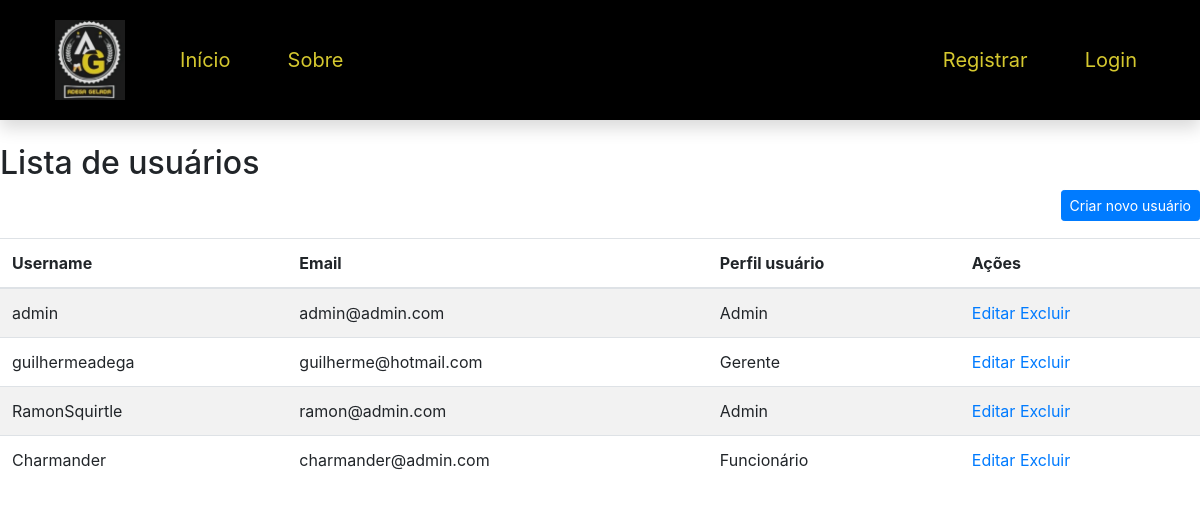
/users/, run on the app's committed database.
### usuarios/models.py (models this page shows)
class CustomUser(AbstractUser):
    USER_TYPES = (
        ('ADMIN', 'Admin'),
        ('GERENTE', 'Gerente'),
        ('FUNCIONARIO', 'Funcionário'),
    )
    user_type = models.CharField(max_length=17, choices=USER_TYPES, default='FUNCIONARIO',verbose_name="Perfil de usuário")

### usuarios/views.py (the view)
# urls.py: path('users/', UserListView.as_view(), name='user_list'),
class UserListView(ListView):
    model = CustomUser
    template_name = 'listar_usuarios.html'

### usuarios/templates/listar_usuarios.html
{% extends 'base.html' %}
{% block content %}
<br>
<h2>Lista de usuários</h2>
<a href="{% url 'user_create' %}" class="btn btn-primary btn-sm float-right">Criar novo usuário</a>
<br><br>
<table class="table table-striped table-hover table-condensed">
  <thead>
    <tr>
      <th>Username</th>
      <th>Email</th>
      <th>Perfil usuário</th>
      <th>Ações</th>
    </tr>
  </thead>
  <tbody>
    {% for user in object_list %}
    <tr>
      <td>{{ user.username }}</td>
      <td>{{ user.email }}</td>
      <td>{{ user.get_user_type_display }}</td>
      <td>
        <a href="{% url 'user_update' user.pk %}">Editar</a>
        <a href="{% url 'user_delete' user.pk %}">Excluir</a>
      </td>
    </tr>
    {% endfor %}
  </tbody>
</table>
{% endblock %}

### templates/base.html (shortened to what this page needs)
<!DOCTYPE html>
{% load static %}
<html lang="pt-br">
<head>
    <link href="{% static 'css/bootstrap.min.css' %}" rel="stylesheet">
    <link href="{% static 'css/font-awesome.min.css' %}" rel="stylesheet">
    <link href="{% static 'css/adega.css' %}" rel="stylesheet">
</head>
<body>
    {% block menu %}
    <nav class="navbar navbar-expand-lg navbar-dark bg-ifpr font-125 shadow">
        <div class="container">
            <a class="navbar-brand" href="#">
                <img src="{% static 'img/logo.png' %}" height="80" alt="">
            </a>
            <div class="collapse navbar-collapse" id="navbarNavDropdown">
                <ul class="navbar-nav mr-auto">
                    <li class="nav-item">
                        <a class="nav-link" href="{% url 'index' %}">
                           <i class="fa fa-home" aria-hidden="true"></i>
                            Início
                        </a>
                    </li>
                    <li class="nav-item ">
                        <a class="nav-link" href="#">
                            <i class="fa fa-info-circle" aria-hidden="true"></i>
                            Sobre
                        </a>
                    </li>
                </ul>
                <ul class="navbar-nav">
                    {% if request.user.is_authenticated %}
                    <li class="nav-item dropdown">
                        <a class="nav-link dropdown-toggle text-white" href="#" id="navbarDropdownMenuLink"
                            role="button" data-toggle="dropdown" aria-haspopup="true" aria-expanded="false">
                            <i class="fa fa-user-circle" aria-hidden="true"></i>
                            <span id="username">{{ request.user }}</span>
                        </a>
                        <div class="dropdown-menu" aria-labelledby="navbarDropdownMenuLink">
                            <a class="dropdown-item" href="#">
                                <i class="fa fa-user" aria-hidden="true"></i>
                                Meus dados</a>
                            <a class="dropdown-item" href="#">
                                <i class="fa fa-lock" aria-hidden="true"></i>
                                Alterar senha</a>
                            <div class="dropdown-divider"></div>
                            <a class="dropdown-item" href="{% url 'logout' %}">
                                <i class="fa fa-sign-out" aria-hidden="true"></i>
                                Sair</a>
                        </div>
                    </li>
                    {% else %}
                    <li class="nav-item ">
                        <a class="nav-link" href="{% url 'user_create' %}">
                            <i class="fa fa-sign-in" aria-hidden="true"></i>
                            Registrar
                        </a>
                    </li>
                    <li class="nav-item ">
                        <a class="nav-link" href="{% url 'login' %}">
                            <i class="fa fa-sign-in" aria-hidden="true"></i>
                            Login
                        </a>
                    </li>
                    {% endif %}
                </ul>
            </div>
        </div>
    </nav>
    {% endblock %}
    {% block content %}
    {% endblock %}
</body>
</html>

### adega/static/css/adega.css (style rules this page uses)
.bg-ifpr { background-color: black; }
.font-125 { font-size: 125%; }
.navbar { padding-top: 15px; padding-bottom: 15px; }
.navbar .navbar-brand { padding-left: 10px; }
.navbar a.nav-link { color: #d5c82f!important; }
.navbar .nav-item { padding: 3px 10px; }
table td { max-width: 500px; }

### data on the page
CustomUser: username "admin", email "admin@admin.com", user_type "Admin"
CustomUser: username "guilhermeadega", email "guilherme@hotmail.com", user_type "Gerente"
CustomUser: username "RamonSquirtle", email "ramon@admin.com", user_type "Admin"
CustomUser: username "Charmander", email "charmander@admin.com", user_type "Funcionário"
